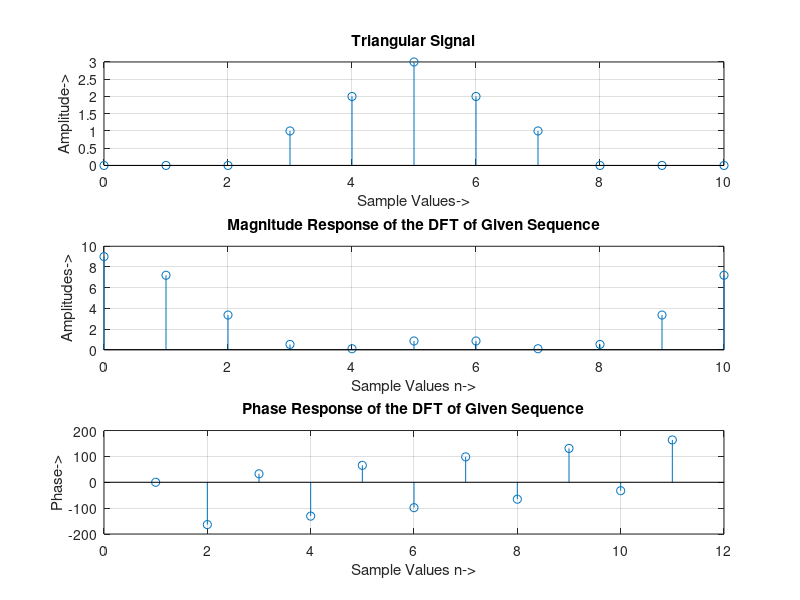

This chart was generated by the following MATLAB code:
N = 0 : 10;
a = [0, 0, 0, 1, 2, 3, 2, 1, 0, 0, 0];
N = length(a);
disp('The Length of the Sequence of [a] is: ');
disp(N);
for k = 1 : N
    y(k) = 0;
    for i = 1 : N
        y(k) = y(k) + a(i) * exp((-2 * pi * 1i / N) * ((i - 1) * (k - 1))); 
    end
end

k = 1 : N;
M = 0 : 10;
subplot(311);
stem(M, a);
grid;
xlabel('Sample Values->');
ylabel('Amplitude->');
title('Triangular Signal');
disp('The Fourier Transform is');
disp(y(k));
subplot(312);
stem(M, abs(y(k)));
grid;
xlabel('Sample Values n->');
ylabel('Amplitudes->');
title('Magnitude Response of the DFT of Given Sequence');
subplot(313);
stem(angle(y(k)) * (180 / pi));
grid;
xlabel('Sample Values n->');
ylabel('Phase->');
title('Phase Response of the DFT of Given Sequence');
